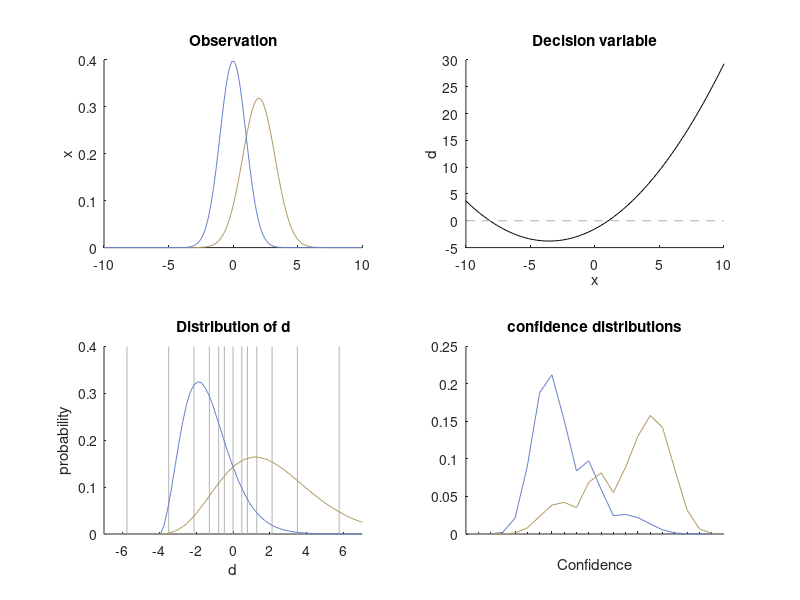

Write MATLAB code to recreate this figure.
% function create_Fig9A
% 
% Reproduces Fig 9A of the paper "Fechner's law in metacognition: a 
% quantitative model of working memory conifdence" (Van den Berg et al.
% 2017, Psych Rev)
%
% For questions, bug reports, etc, please email nronaldvdberg@gmail.com
 
function create_Fig9A

% parameters
mu_target    = 2;
sigma_target = 1.25;
a         = 2;
b         = 3;
sigma_mc  = 1;
nConf = 20; % number of confidence values

% ======= plot 1: internal representation ========
x = linspace(-10,10,100);
ptarget_x = normpdf(x,mu_target,sigma_target); % gaussian distributions
pfoil_x = normpdf(x,0,1);
ptarget_x = ptarget_x/sum(ptarget_x(:))/diff(x(1:2)); % normalize
pfoil_x = pfoil_x/sum(pfoil_x(:))/diff(x(1:2));

% ======= plot 2: decision variable ========
dx = -log(sigma_target) - 1/2.*( ((x-mu_target).^2)./sigma_target.^2 - x.^2);

% ======= plot 3: distribution of d ========
nSamples = 1e7;
samples_foil = randn(1,nSamples);
samples_target = sigma_target.*randn(1,nSamples) + mu_target;
d_foil = -log(sigma_target) - 1/2.*( ((samples_foil-mu_target).^2)./sigma_target.^2 - samples_foil.^2);
d_target = -log(sigma_target) - 1/2.*( ((samples_target-mu_target).^2)./sigma_target.^2 - samples_target.^2);
centers_target = linspace(-10,10,100);
centers_foil = centers_target;
counts_target = hist(d_target,centers_target);
counts_foil = hist(d_foil,centers_foil);
counts_target = counts_target/sum(counts_target(:))/diff(centers_target(1:2));
counts_foil = counts_foil/sum(counts_foil(:))/diff(centers_foil(1:2));

% ======= plot 4: confidence ratings ========
% get indices of responses
idx_CR = d_foil < 0; % correct reject. foil, respond new
idx_FA = d_foil >=0; % false alarm. foil, respond old
idx_Miss = d_target < 0; % miss. target, respond new
idx_Hit = d_target >= 0; % hit. target. respond old

% confidence values
conf_new = a.*log(abs(d_foil)) + b; 
conf_old = a.*log(abs(d_target)) + b;
conf_new = normrnd(conf_new,sigma_mc); % adding metacognitive noise
conf_old = normrnd(conf_old,sigma_mc);
conf_new = round(conf_new); % rounding
conf_old = round(conf_old);
conf_new(conf_new < 1) = 1; % satisfying confidence boundaries
conf_old(conf_old < 1) = 1;
conf_new(conf_new > 10) = 10;
conf_old(conf_old > 10) = 10;

pold = nan(1,nConf); % probability respond "old" for each confidence value
pnew = nan(1,nConf); % probability respond "new" for each confidence value
for iconf = 1:10
    idx_confCR = idx_CR & (conf_new == iconf);
    idx_confFA = idx_FA & (conf_new == iconf); 
    idx_confMiss = idx_Miss & (conf_old == iconf);
    idx_confHit = idx_Hit & (conf_old == iconf);
    
    pnew(iconf+nConf/2) = sum(idx_confFA); 
    pnew(nConf/2 + 1 - iconf) = sum(idx_confCR);
    pold(iconf+nConf/2) = sum(idx_confHit);
    pold(nConf/2 + 1 - iconf) = sum(idx_confMiss);
end
pnew = pnew./sum(pnew);
pold = pold./sum(pold);

% calculate confidence boundaries
confBounds = exp(([1.5:9.5]-b)./a);
confBounds = [-confBounds 0 confBounds];

% ======== plot ===========
color_foil = [.4 .5 .8]; % foil color
color_target = [.7 .6 .4]; % target color

figure
subplot(2,2,1); hold on
plot(x,ptarget_x,'Color',color_target); 
plot(x,pfoil_x,'Color',color_foil)
title('Observation')
xlim([x(1) x(end)])
ylabel('Probability')
ylabel('x')
hold off

subplot(2,2,2); hold on
plot(x,dx,'k')
plot([x(1) x(end)],[0 0],'--','Color',0.7*ones(1,3))
xlim([x(1) x(end)])
ylabel('d')
xlabel('x')
title('Decision variable')

subplot(2,2,3); hold on
plot([confBounds; confBounds],[zeros(1,length(confBounds)); 0.4*ones(1,length(confBounds))],'Color',0.7*ones(1,3));
plot(centers_foil,counts_foil,'Color',color_foil); hold on
plot(centers_target,counts_target,'Color',color_target);
xlim([-7 7])
ylabel('probability')
xlabel('d')
title('Distribution of d')

subplot(2,2,4); hold on
plot(1:nConf,pnew,'-','Color',color_foil);
plot(1:nConf,pold,'-','Color',color_target);
set(gca,'Xtick',[1:10 11:20],'XtickLabel',{10,[],[],[],6,[],[],[],2,[],[],2,[],[],[],6,[],[],[],10});
xlim([0 21])
xlabel('Confidence')
title('confidence distributions')
hold off